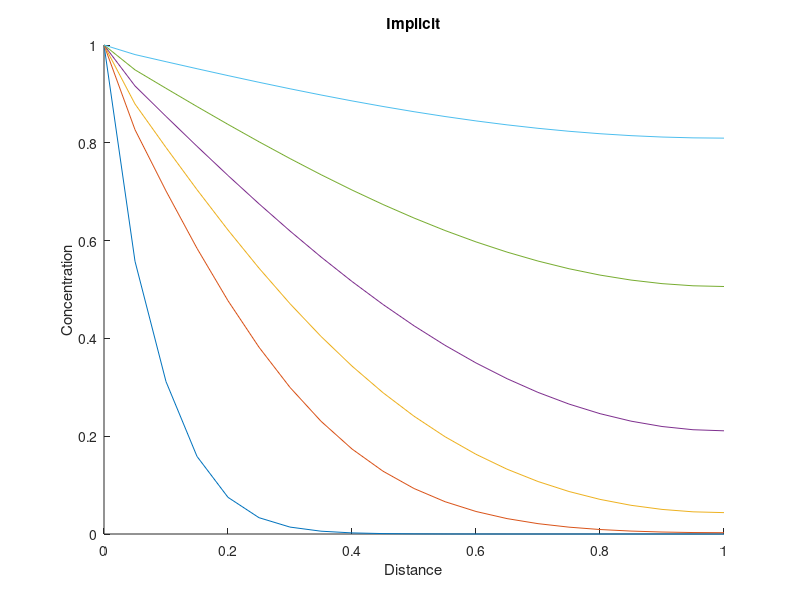

This chart was generated by the following MATLAB code:
clc; clf; clear;

L=1;       
T=5;         
M=4000;
dt=T/M;
N=20;
dx=L/N;
D=1;
alpha=D*dt/(dx^2);
u=zeros(N+1,M+1);
 
for i=1:N+1
    x(i)=(i-1)*dx;
end
 
threshold=1*10^-5;
straight_found=0;
du_dt0=ones(1,M);
du_dt=zeros(1,M);
 
aa(1:N)=-alpha;
bb(1:N+1)=1+2*alpha;
cc(1:N)=-alpha;
bound=zeros(N+1,1);
bound(1,1)=1;
MM=(diag(bb,0)+diag(aa,1)+diag(cc,-1));
MM(N+1,N)=-2*alpha;
for j=2:M     
    uu=u(1:N+1,j-1);
    u(1:N+1,j)=MM\(uu+alpha*bound);
    u(1,j)=1;
    %u(N+1,j)=0;
    hold on
    if j==8||j==40||j==80||j==160||j==320||j==640
    plot(x,u(:,j-1));
    end
end
for j=3:M
   du_dt=abs(u(:,j-2)-u(:,j-1));
   du_dt0(j)=max(du_dt);
   if du_dt0(j)<= threshold && straight_found==0
      display((j-1)*dt);
      straight_found=1;
   end
end

% Create xlabel
xlabel({'Distance'});

% Create title
title({'Implicit'});

% Create ylabel
ylabel({'Concentration'});
